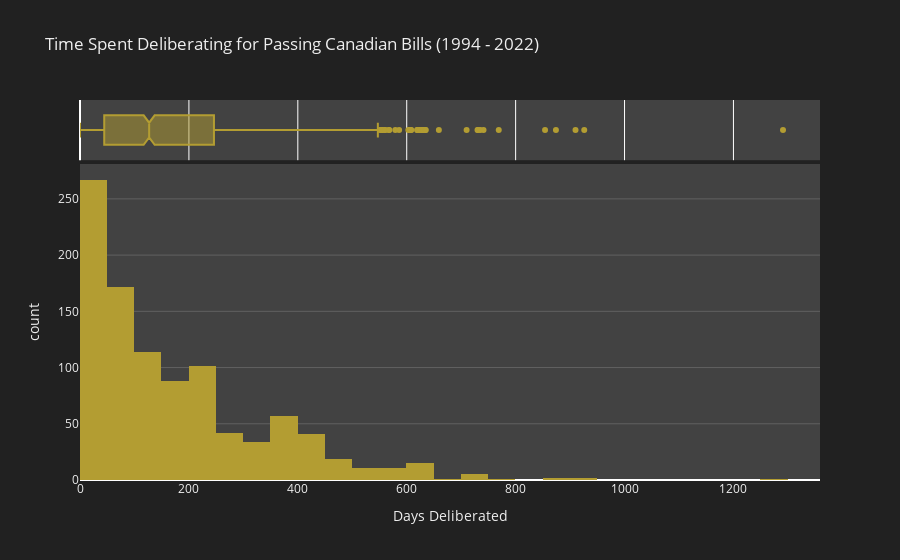

Write notebook code for a chart like this one.
### Code cell
fig_4_1 = px.histogram(
    plot_4, 
    x = "TimeAlive",
    nbins = 30,
    marginal = "box",
    title = "Time Spent Deliberating for Passing Canadian Bills (1994 - 2022)",
    labels = {
        "count": "Count",
        "TimeAlive": "Days Deliberated"
    },
    color_discrete_sequence = ['#b39d32'],
    height = 600
)

fig_4_1.update_xaxes(rangemode = "nonnegative")

fig_4_1.update_layout(
    paper_bgcolor="#212121",
    plot_bgcolor = "#424242",
    font_color = "#EEEEEE"
)

fig_4_1.update_yaxes(gridcolor='#616161')

fig_4_1.show()

fig_4_1.write_html("../charts/html/plot-4-1.html")

### Figure 1 — Plotly figure (JSON) as saved in the notebook; plotly's stock layout.template omitted (floating-point values rounded to 4 significant figures; data arrays with more than 128 entries replaced by an {"elided": "..."} marker saying what was removed)
{"data": [{"alignmentgroup": "True", "bingroup": "x", "hovertemplate": "Days Deliberated=%{x}<br>count=%{y}<extra></extra>", "legendgroup": "", "marker": {"color": "#b39d32", "pattern": {"shape": ""}}, "name": "", "nbinsx": 30, "offsetgroup": "", "orientation": "v", "showlegend": false, "type": "histogram", "x": {"elided": "984 int values"}, "xaxis": "x", "yaxis": "y"}, {"alignmentgroup": "True", "hovertemplate": "Days Deliberated=%{x}<extra></extra>", "legendgroup": "", "marker": {"color": "#b39d32"}, "name": "", "notched": true, "offsetgroup": "", "showlegend": false, "type": "box", "x": {"elided": "984 int values"}, "xaxis": "x2", "yaxis": "y2"}], "layout": {"autosize": true, "barmode": "relative", "font": {"color": "#EEEEEE"}, "legend": {"tracegroupgap": 0}, "paper_bgcolor": "#212121", "plot_bgcolor": "#424242", "title": {"text": "Time Spent Deliberating for Passing Canadian Bills (1994 - 2022)"}, "xaxis": {"anchor": "y", "autorange": true, "domain": [0, 1], "range": [0, 1359.0], "rangemode": "nonnegative", "title": {"text": "Days Deliberated"}, "type": "linear"}, "xaxis2": {"anchor": "y2", "autorange": true, "domain": [0, 1], "matches": "x", "range": [0, 1359.0], "rangemode": "nonnegative", "showgrid": true, "showticklabels": false, "type": "linear"}, "yaxis": {"anchor": "x", "autorange": true, "domain": [0, 0.8316], "gridcolor": "#616161", "range": [0, 281.1], "title": {"text": "count"}}, "yaxis2": {"anchor": "x2", "autorange": true, "domain": [0.8416, 1], "gridcolor": "#616161", "matches": "y2", "range": [-0.5, 0.5], "showgrid": false, "showline": false, "showticklabels": false, "ticks": "", "type": "category"}}}
